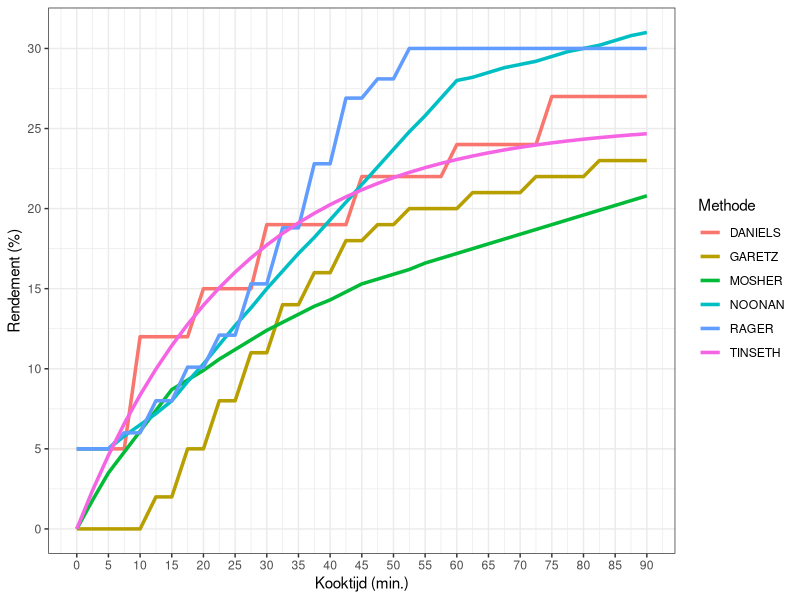

R code for this plot:
## ---- chunk 1
#| label: setup
#| include: false

knitr::opts_chunk$set(echo = FALSE)
suppressMessages(library(ggplot2))
suppressMessages(library(tidyr))
suppressMessages(library(kableExtra))
## ---- chunk 2
#| label: tbl-hrkt
#| tbl-cap: "Rendement als functie van de kooktijd (min.)"

hrkt <- read.csv(file = "utilizationrate-boiltime.csv")
hrkt %>% 
  kbl() %>% 
  kable_styling(font_size = 12, bootstrap_options = "condensed") %>% 
  scroll_box(height = "400px")
## ---- chunk 3
#| label: fig-hrkt
#| fig-cap: "Hoprendement als functie van de kooktijd"

# Structureren data
hrkt <- hrkt %>% 
  pivot_longer(-Boiltime, names_to = "Methode", values_to = "Rendement")

ggplot(data = hrkt, aes(x = Boiltime, y = Rendement, color = Methode)) + 
  geom_line(size = 1.2) + theme_bw() +
	labs(x = "Kooktijd (min.)", y = "Rendement (%)") +
	scale_x_continuous(breaks = seq(0, 90, 5)) + scale_y_continuous(breaks = seq(0, 35, 5))
